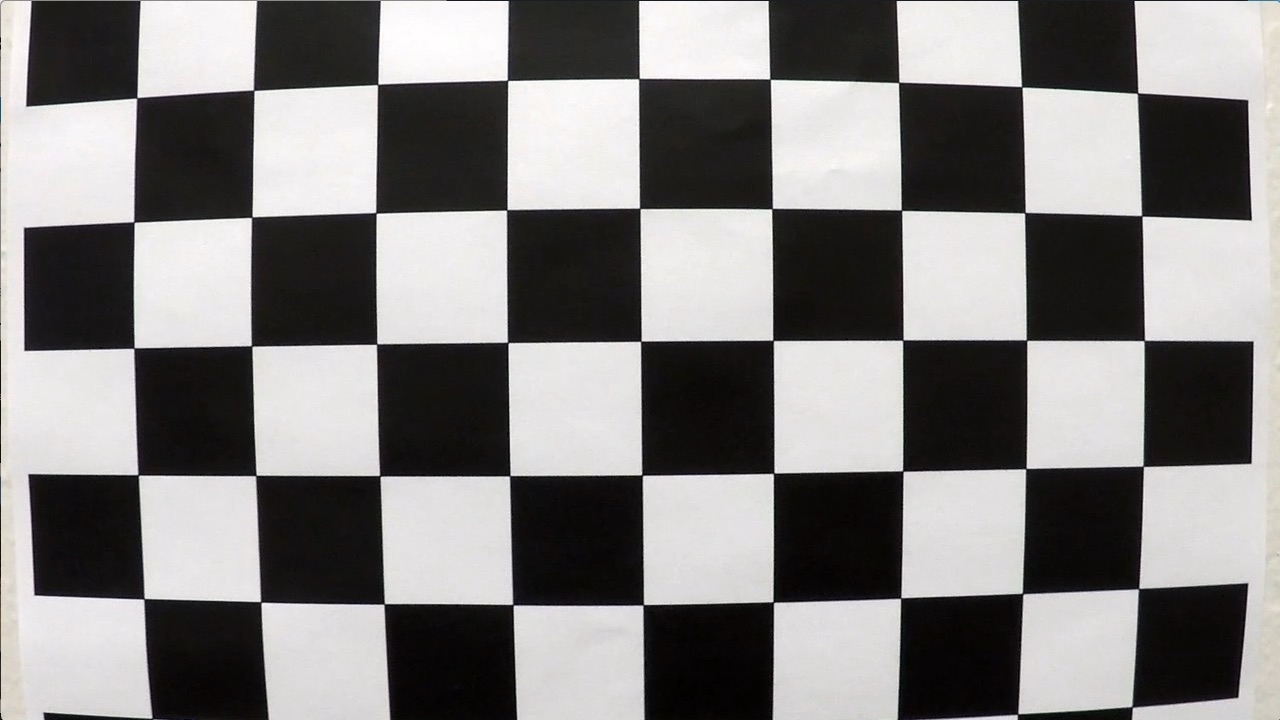
#> input picture CarND-Advanced-Lane-Lines-master/camera_cal/calibration1.jpg, 1280 x 720 px; its folder holds 4 pictures in this run
$ jupyter execute --allow-errors PleaseBeFinal.ipynb   (shell and % lines are left out)   (older library calls are emulated)
#> lines starting #> are read from the running program, lines starting #| are printed output that depends on the picture
[cell 1]
#Headers
import matplotlib.pyplot as plt
import matplotlib.image as mpimg
import numpy as np
import glob
import cv2
import os

[cell 2]
#Helper Function
def grayscale(img):
    return cv2.cvtColor(img, cv2.COLOR_RGB2GRAY)
def findChessBoardCorners(image,nx,ny):
    return cv2.findChessboardCorners(gray, (nx,ny),None)
def drawChessBoardCorners(image,nx,ny,corners,ret):
    return cv2.drawChessboardCorners(image, (nx,ny), corners, ret)
def calibrateCamera(objpoints,imgpoints,shape):
    return cv2.calibrateCamera(objpoints, imgpoints, shape, None, None)
def UnDistortImage(image):
    ret, mtx, dist, rvecs, tvecs = calibrateCamera(objpoints, imgpoints, img.shape[1:])
    return cv2.undistort(image,mtx,dist,None,mtx)
def getperspectiveTransform(src, dst):
    return cv2.getPerspectiveTransform(src, dst)
def warp_Perspective(undist,M,img_size):
    return cv2.warpPerspective(undst, M,img_size)
# [37 lines left out: functions get_binary_image, get_warped_image, not called in this run]

[cell 3]
# prepare object points, like (0,0,0), (1,0,0), (2,0,0) ....,(6,5,0)
objp = np.zeros((6*9,3), np.float32)
objp[:,:2] = np.mgrid[0:9,0:6].T.reshape(-1,2)
nx= 9
ny = 6
# Arrays to store object points and image points from all the images.
objpoints = [] # 3d points in real world space
imgpoints = [] # 2d points in image plane.

# Make a list of calibration images
images = glob.glob('camera_cal/calibration*.jpg')

# Step through the list and search for chessboard corners
for fname in images:
    img = cv2.imread(fname)
#> img is the input picture: shape (720, 1280, 3); mean B, G, R 127.8, 128.4, 130.1
    gray = grayscale(img)
    ret, corners = findChessBoardCorners(gray,9,6)
#> ret = False
    if ret == True:
        objpoints.append(objp)
        imgpoints.append(corners)
        #img = cv2.drawChessboardCorners(img, (9,6), corners, ret)
        undst = UnDistortImage(img)
        offset = 100
        img_size = (gray.shape[1], gray.shape[0])
        src = np.float32([corners[0], corners[nx-1], corners[-1], corners[-nx]])
        dst = np.float32([[offset, offset], [img_size[0]-offset, offset],
                                     [img_size[0]-offset, img_size[1]-offset],
                                     [offset, img_size[1]-offset]])
        M = getperspectiveTransform(src,dst)
        warped = warp_Perspective(undst, M,img_size)
        plt.figure()
        plt.imshow(warped)
#> pass 2 of the loop `for fname in images:`:
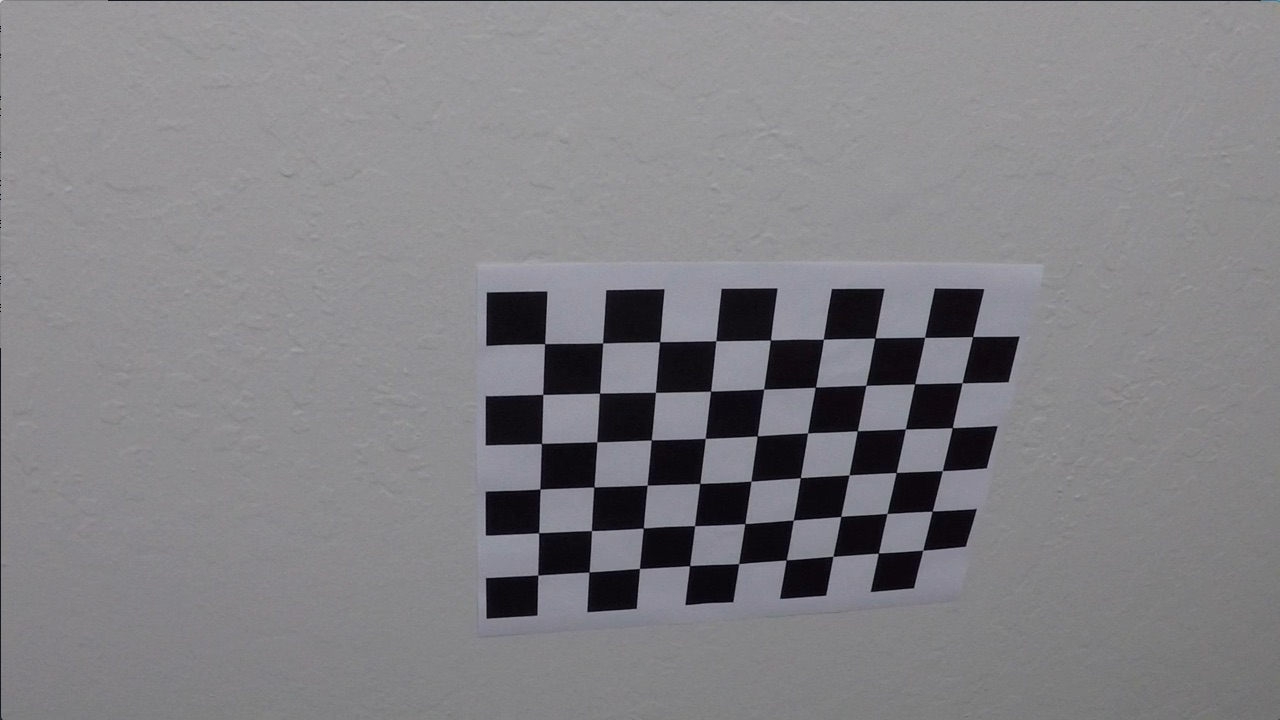
#> input picture CarND-Advanced-Lane-Lines-master/camera_cal/calibration10.jpg, 1280 x 720 px
#> img is the input picture: shape (720, 1280, 3); mean B, G, R 133.1, 129.4, 130.2
#> `ret, corners = findChessBoardCorners(gray,9,6)`: ret = True; corners = 54 rows, first 8: [544.7, 343.6], [602.6, 342.9], [659.6, 341.7], [716, 340.7], [770.5, 340], [823.4, 339.2], [874.8, 338.1], [924.6, 337.3]
#> in UnDistortImage, `ret, mtx, dist, rvecs, tvecs = calibrateCamera(objpoints, imgpoints, i..`: ret = 0.441; mtx = [[368.3, 0, 527.7], [0, 367.6, 20.23], [0, 0, 1]]; dist = [[-0.0209, -0.00455, 0.022, 0.00951, 0.000906]]; rvecs = ([0.152, -0.0677, 0.0339],); tvecs = ([0.244, 5.4, 6.38],)
#> in UnDistortImage, `return cv2.undistort(image,mtx,dist,None,mtx)`:
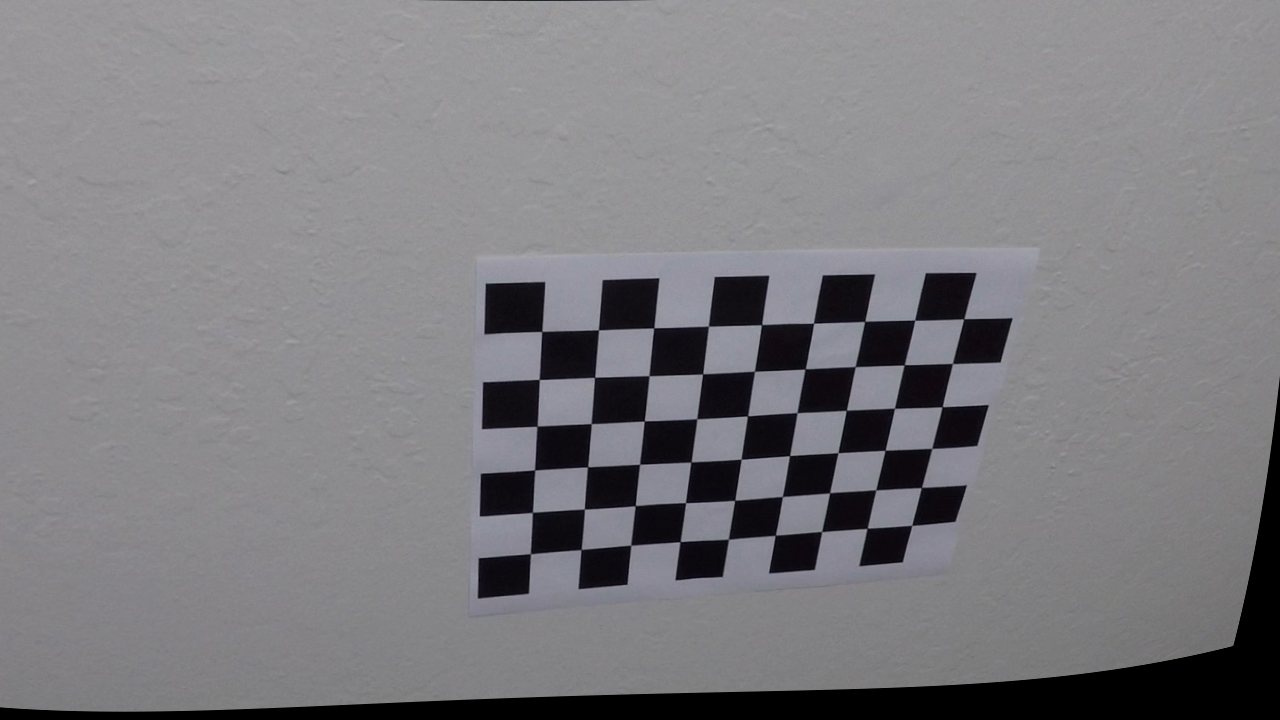
#> returned value: shape (720, 1280, 3); mean of channels 0, 1, 2 127.5, 123.9, 124.8; drawn as B, G, R
#> src = [[544.7, 343.6], [972.5, 336.6], [922.8, 550.1], [537.9, 575]]
#> M = [[1.77, 0.015, -893.7], [0.0088, 1.52, -449.2], [-0.000169, -0.000377, 1]]
#> in warp_Perspective, `return cv2.warpPerspective(undst, M,img_size)`:
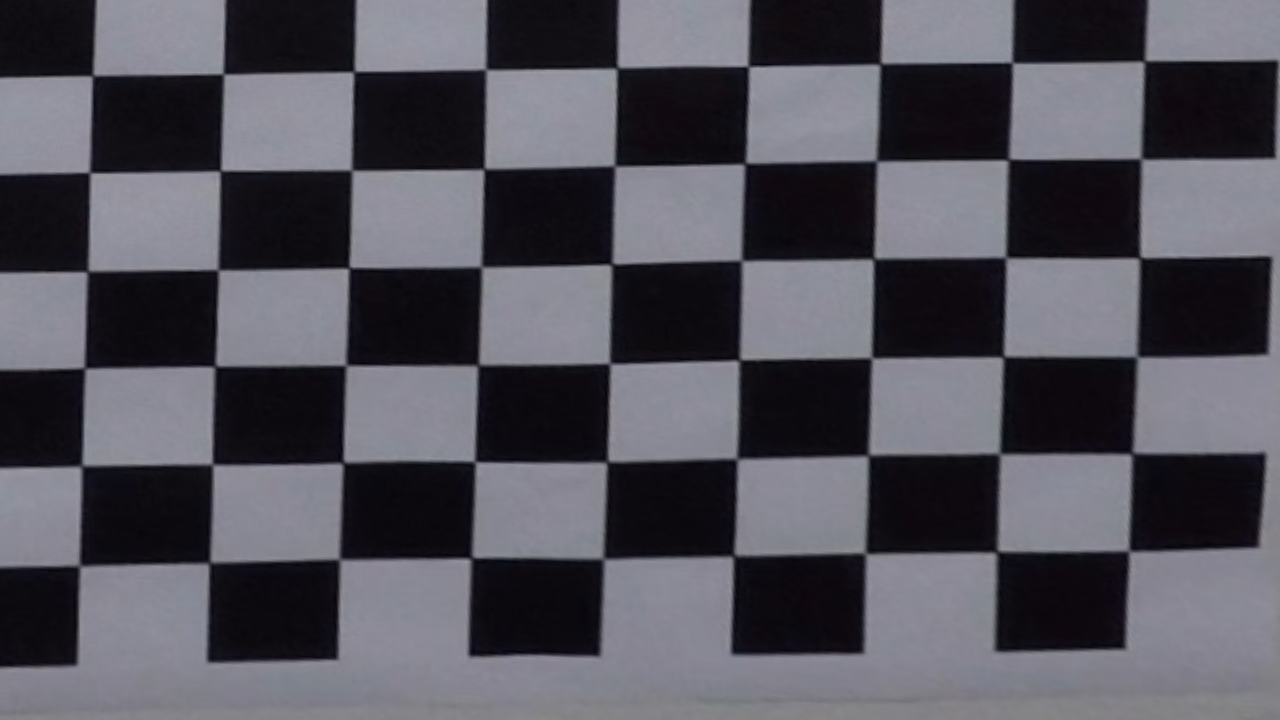
#> returned value: shape (720, 1280, 3); mean of channels 0, 1, 2 90.8, 81.8, 83.1; drawn as B, G, R
#> pass 3 of the loop `for fname in images:`:
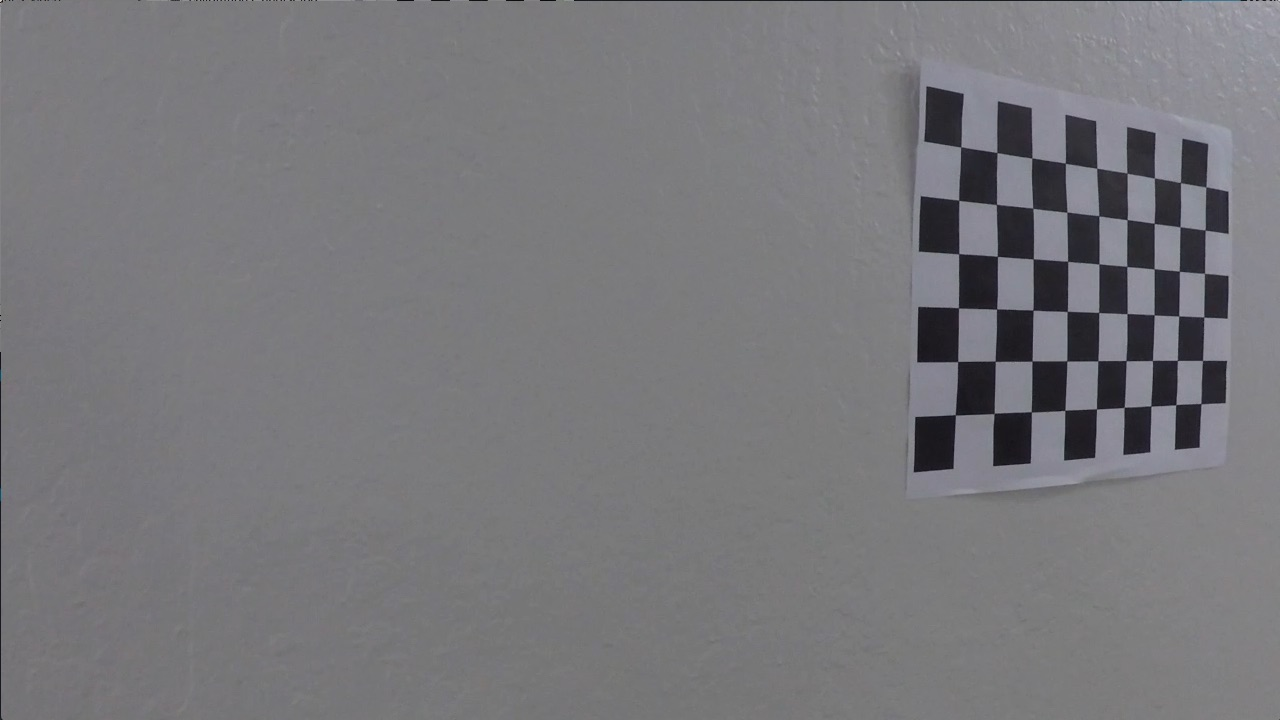
#> input picture CarND-Advanced-Lane-Lines-master/camera_cal/calibration14.jpg, 1280 x 720 px
#> img is the input picture: shape (720, 1280, 3); mean B, G, R 122.9, 119.4, 119.9
#> corners = 54 rows, first 8: [960.7, 146.9], [996.9, 152.5], [1031.8, 158], [1065.3, 163.2], [1096.8, 168.3], [1127, 173.1], [1154.5, 178], [1180.5, 182.5]
#> in UnDistortImage (call 2), `ret, mtx, dist, rvecs, tvecs = calibrateCamera(objpoints, imgpoints, i..`: ret = 1.02; mtx = [[1486.4, 0, 674.2], [0, 1599.7, 200.7], [0, 0, 1]]; dist = [[-0.298, -2.9, 0.0049, -0.0352, 8.75]]; rvecs = ([0.497, -0.15, 0.0437], [-0.135, -0.381, 0.0546]); tvecs = ([-2.22, 2.32, 25.94], [5.84, -1, 29.33])
#> in UnDistortImage (call 2), `return cv2.undistort(image,mtx,dist,None,mtx)`:
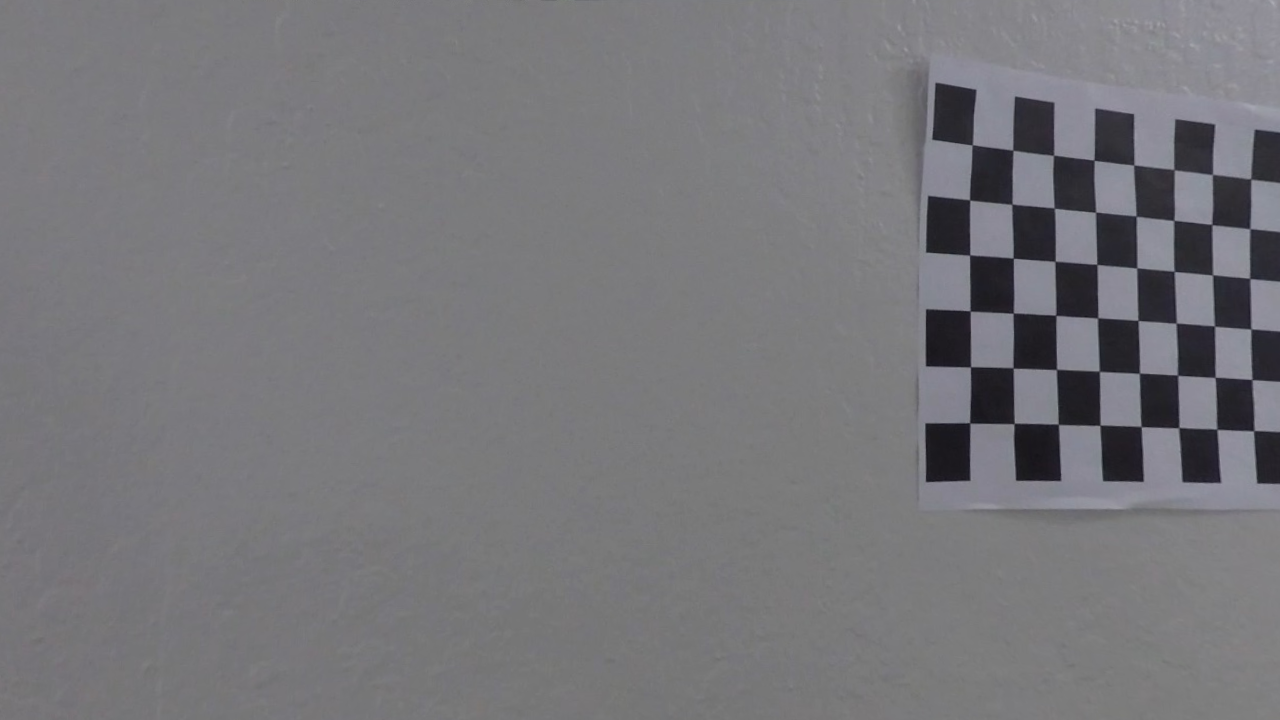
#> returned value: shape (720, 1280, 3); mean of channels 0, 1, 2 121.8, 118.1, 118.6; drawn as B, G, R
#> src = [[960.7, 146.9], [1205.8, 187], [1201, 403.6], [955.3, 414.7]]
#> M = [[1.98, 0.04, -1855], [-0.225, 1.1, 111.8], [-0.000444, -1.31e-05, 1]]
#> in warp_Perspective (call 2), `return cv2.warpPerspective(undst, M,img_size)`:
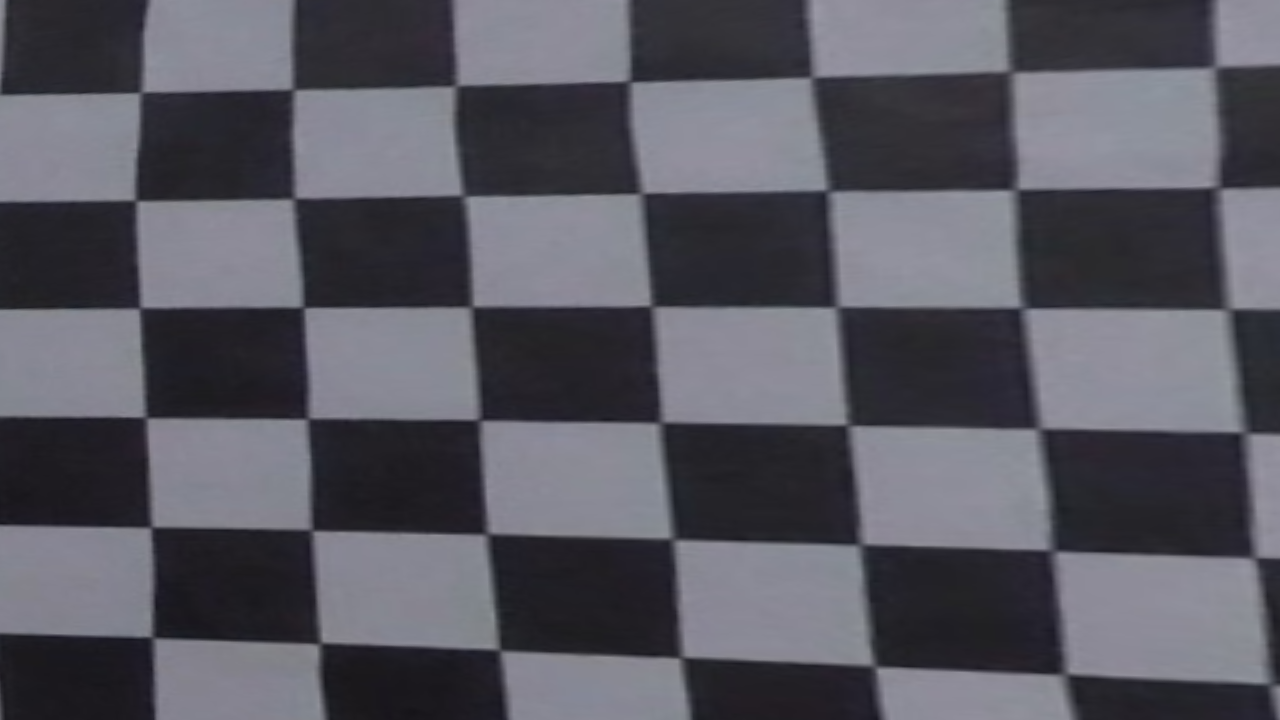
#> returned value: shape (720, 1280, 3); mean of channels 0, 1, 2 97, 87.8, 88.4; drawn as B, G, R
#> the loop made 4 passes; the first 3 are shown
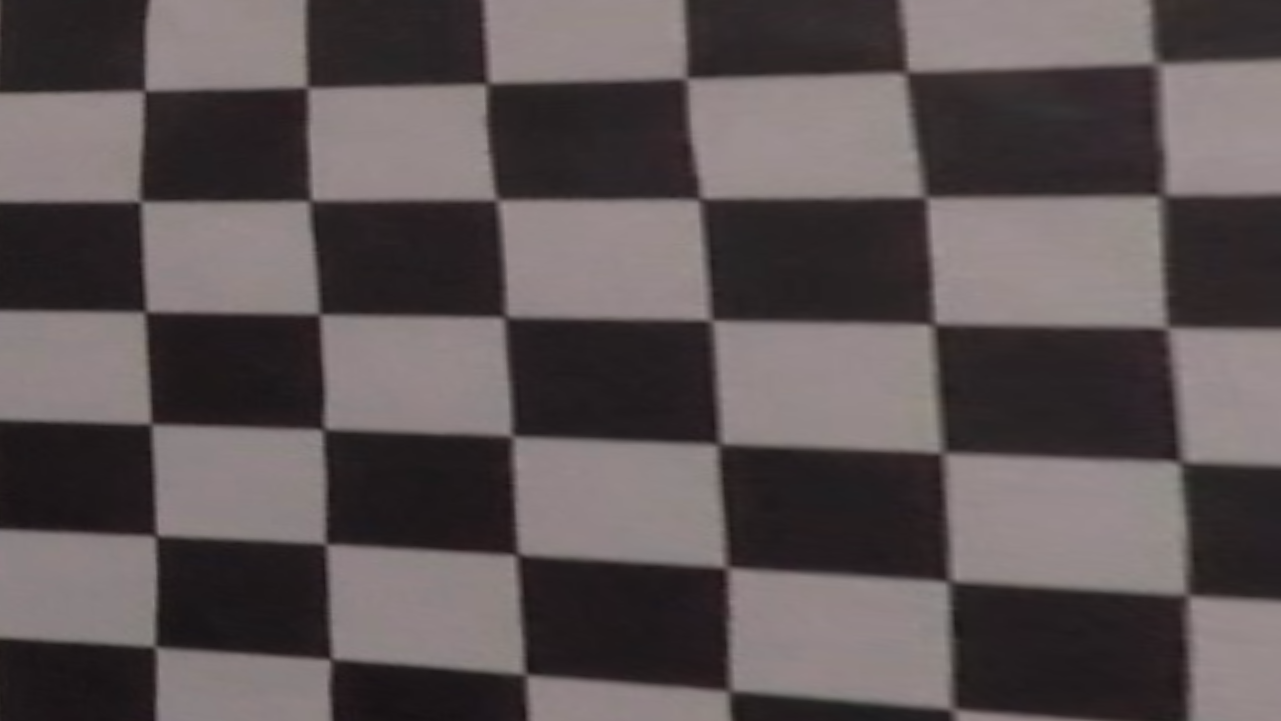
#> shown: shape (721, 1281, 3); mean R, G, B 92.2, 83.5, 84.4

[cell 4]
# [80 lines left out: function find_lane_pixels, not called in this run]

[cell 5]
# Load our image - this should be a new frame since last time!
#binary_warped = mpimg.imread('warped_example.jpg')

# Polynomial fit values from the previous frame
# Make sure to grab the actual values from the previous step in your project!
left_fit = np.array([ 2.13935315e-04, -3.77507980e-01,  4.76902175e+02])
#> left_fit = [0.000214, -0.378, 476.9]
right_fit = np.array([4.17622148e-04, -4.93848953e-01,  1.11806170e+03])

# [11 lines left out: function fit_poly, not called in this run]
